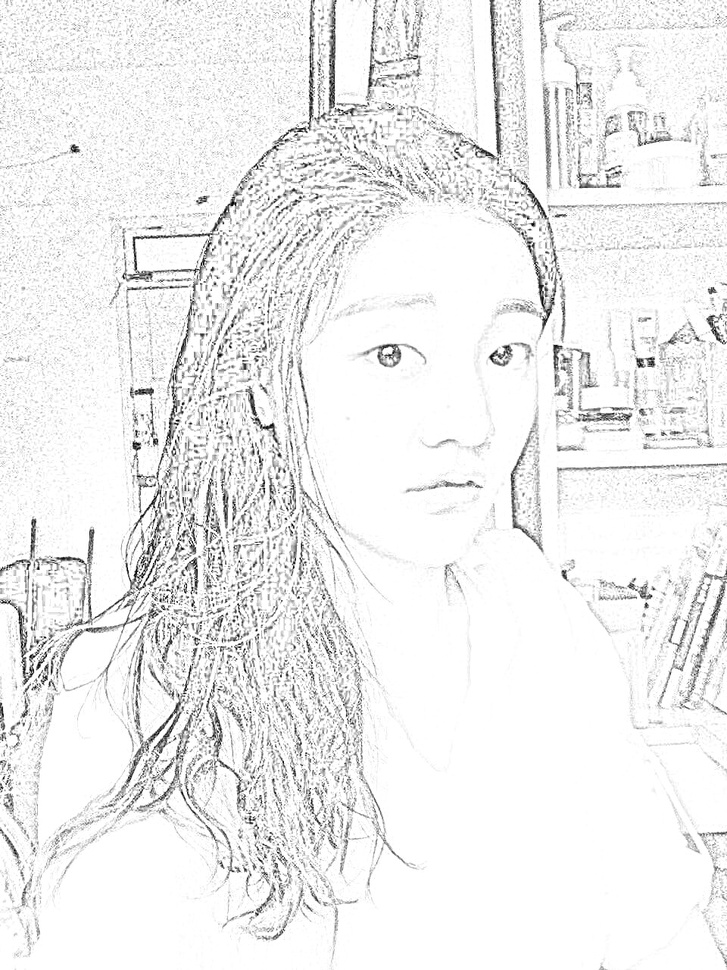
#> input picture sketch/beauty.jpg, 727 x 970 px, shrunk from 960 x 1280 before the run
$ python sketch.py beauty.jpg out.png
#> lines starting #> are read from the running program, lines starting #| are printed output that depends on the picture
#!usr/bin/env python3
# _*_ coding: utf-8 _*_
"""
@Author: Joshua
@File: sketch.py
@Time: 2019/12/2
"""

import cv2
import sys

def main(img_source, img_destination):
    # read source image
#> called with img_source = 'beauty.jpg', img_destination = 'out.png'
    rgb_img = cv2.imread(img_source)
#> rgb_img is the input picture: shape (970, 727, 3); min 0, max 255, mean 238.2
    # rgb to gray
    gray_img = cv2.cvtColor(rgb_img, cv2.COLOR_RGB2GRAY)
    # blur the gray
    gray_img_blurred = cv2.medianBlur(gray_img, 5)
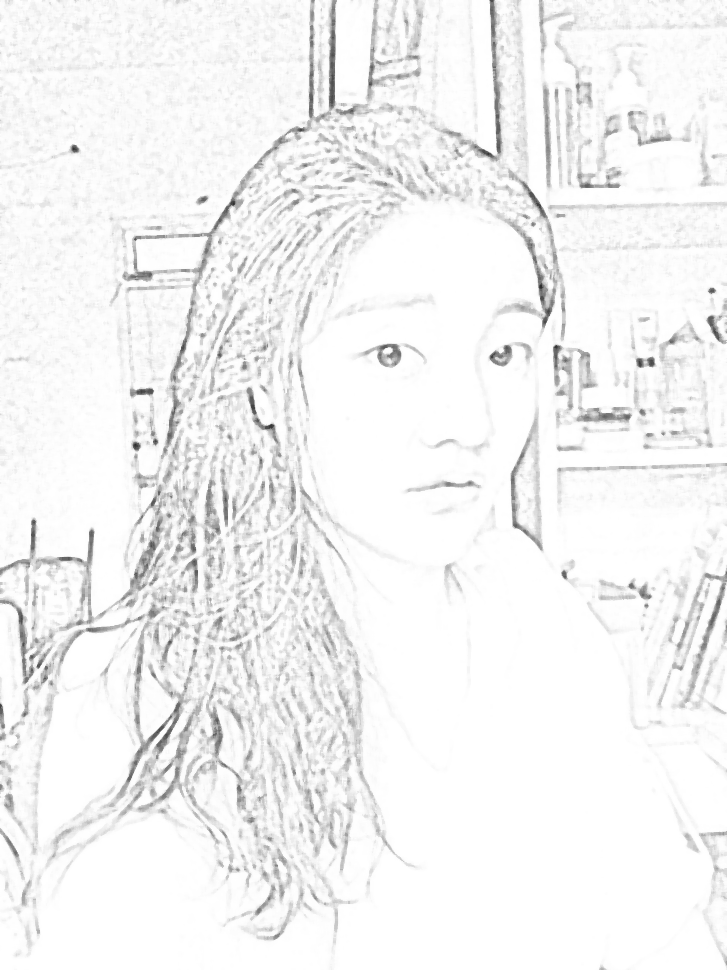
#> gray_img_blurred: shape (970, 727); min 45, max 255, mean 243.3
    # Gaussian blur the gray
    img_Gaussian_blurred = cv2.GaussianBlur(gray_img_blurred, ksize=(21, 21), sigmaX=0, sigmaY=0)
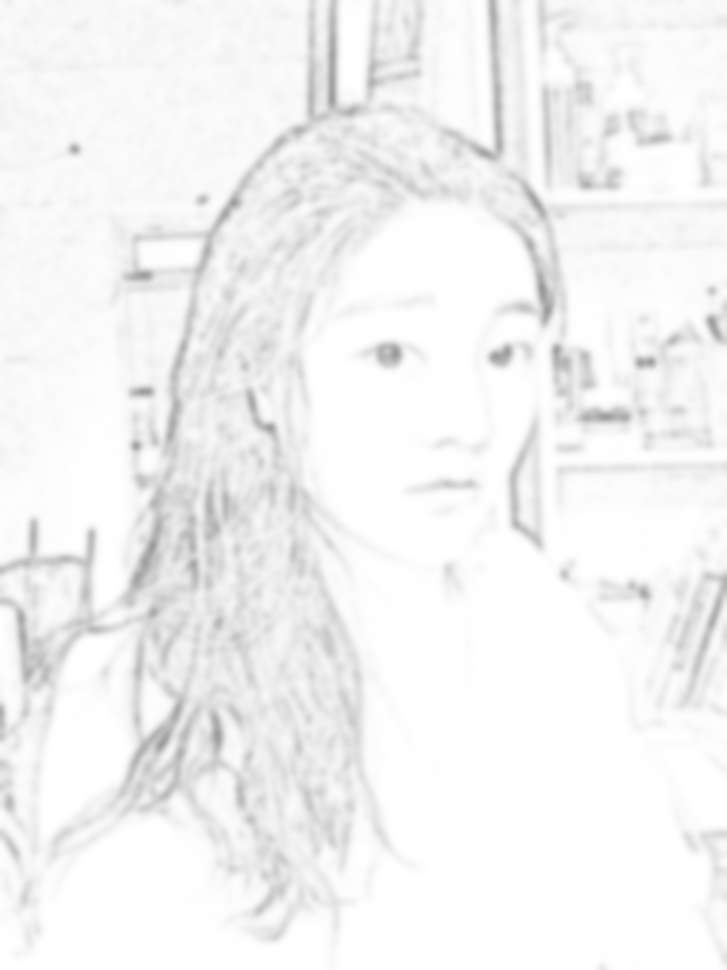
#> img_Gaussian_blurred: shape (970, 727); min 151, max 255, mean 243.3
    # merge the gray and the blurred gray
    img_edge = cv2.divide(gray_img, img_Gaussian_blurred, scale=255)
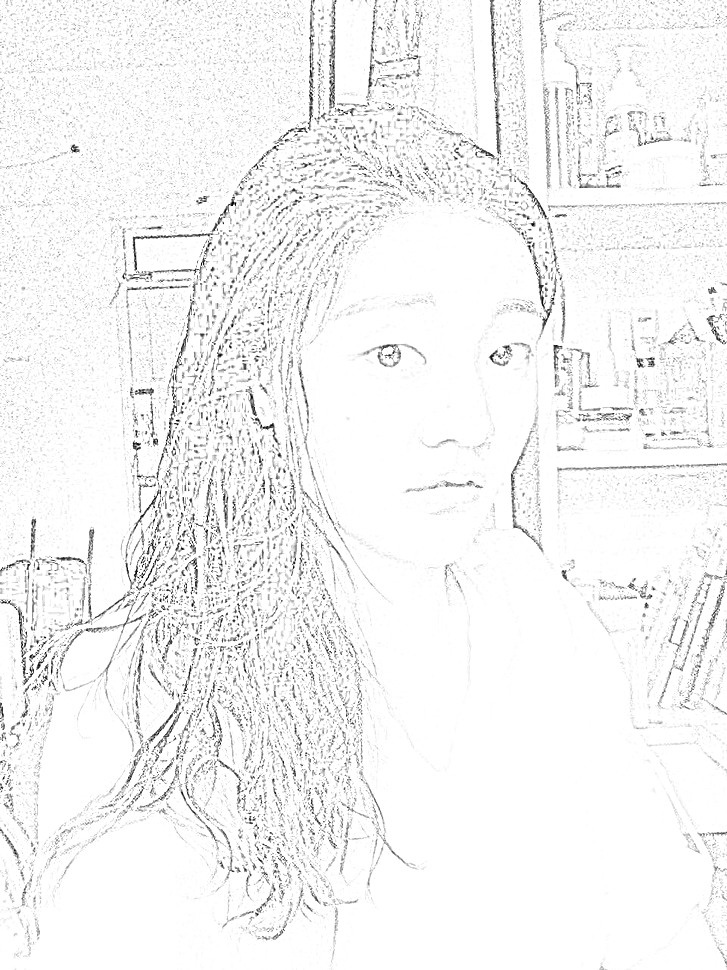
#> img_edge: shape (970, 727); min 0, max 255, mean 244.1
    # write the image to the img_destination
    cv2.imwrite(img_destination, img_edge)

if __name__ == '__main__':
    img_source = sys.argv[1]
    img_destination = sys.argv[2]
    main(img_source, img_destination)
